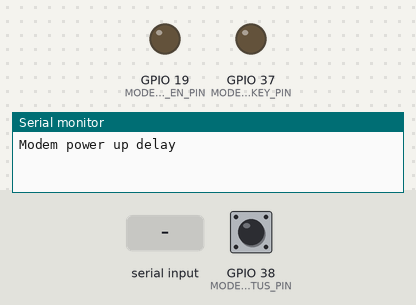
Simulated run of this program. Board: ESP32-S3. On the bench: output pins drawn as LEDs (lit = HIGH), the last lines printed to the serial monitor. The inputs (shaded band) are chosen by the test bench; at power-on: GPIO 38 (MODEM_STATUS_PIN) HIGH.

Above: at 0.1 s.
At 3.8 s:
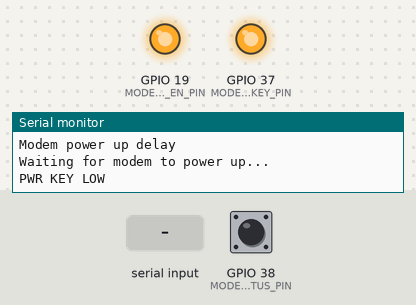
At 8.4 s:
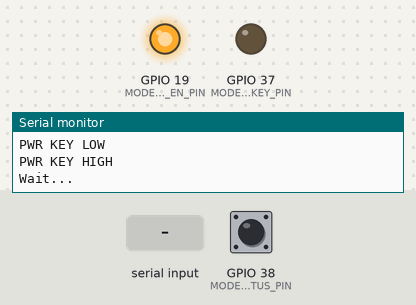
8.5 s: "1" received over the second serial link
Timing chart, 0 to 11.5 s (numbered marks = the images above; inputs shaded):
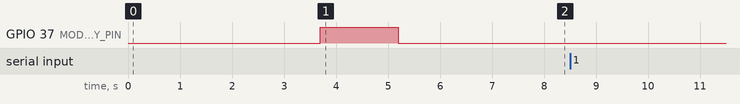

The program:

main.cpp
```cpp
#include <HardwareSerial.h>
#include "SPIFFS.h"

// Определите пины для подключения модема
#define MODEM_RX 18
#define MODEM_TX 17
#define MODEM_GSM_EN_PIN 19
#define MODEM_PWRKEY_PIN 37
#define MODEM_STATUS_PIN 38

// Select your modem:
#define TINY_GSM_MODEM_SIM800
// Set serial for debug console (to the Serial Monitor, default speed 115200)
#define SerialMon Serial
#define SerialAT Serial1
// Define the serial console for debug prints, if needed
#define TINY_GSM_DEBUG SerialMon

const char* FTP_SERVER = "ftp.drivehq.com";
const char* FTP_USER = "MeteoESP";
const char* FTP_PASS = "Rsu!wCzvzE52FS7";
const char* FILE_NAME = "firmware.bin";  // Загружаемый файл
const char* LOCAL_FILE = "/firmware.bin";  // Сохранение в SPIFFS
const char apn[] = "internet.altel.kz";
const char gprsUser[] = "";
const char gprsPass[] = "";

void sendCommand(String command, int delayTime = 2000) {
    Serial.println("AT Command: " + command);
    Serial1.println(command);
    delay(delayTime);
    while (Serial1.available()) {
        Serial.write(Serial1.read());  // Отладочный вывод
    }
}

void waitForResponse(const String& expectedResponse, int timeout = 5000) {
    unsigned long startTime = millis();
    String response = "";
    while (millis() - startTime < timeout) {
        while (Serial1.available()) {
            char c = Serial1.read();
            Serial.write(c);  // Отладочный вывод
            response += c;
            if (response.indexOf(expectedResponse) != -1) {
                return;
            }
        }
    }
}

void setup() {
    // Set console baud rate
    Serial.begin(115200);

    // Включение питания модема
  SerialMon.println("Modem power up delay");
  pinMode(MODEM_GSM_EN_PIN, OUTPUT);
  digitalWrite(MODEM_GSM_EN_PIN, LOW);
  delay(3200);
  digitalWrite(MODEM_GSM_EN_PIN, HIGH);
  SerialMon.println("Waiting for modem to power up...");
  delay(500);
  pinMode(MODEM_PWRKEY_PIN, OUTPUT);
  digitalWrite(MODEM_PWRKEY_PIN, HIGH);
  SerialMon.println("PWR KEY LOW");
  delay(1500);
  digitalWrite(MODEM_PWRKEY_PIN, LOW);  // Включаем питание модема
  SerialMon.println("PWR KEY HIGH");
  SerialMon.println("Wait...");
  delay(2000);
  pinMode(MODEM_STATUS_PIN, INPUT); // Set status pin as input
  //read status pin
  if (digitalRead(MODEM_STATUS_PIN) != HIGH) delay(2000);

    // Set GSM module baud rate
    Serial1.begin(115200, SERIAL_8N1, MODEM_RX, MODEM_TX);    //115200
}

void loop() {
    // Передача из Serial в Serial1
    while (Serial.available()) {
        Serial1.write(Serial.read());
    }
    // Передача из Serial1 в Serial
    while (Serial1.available()) {
        Serial.write(Serial1.read());
    }
}
```
